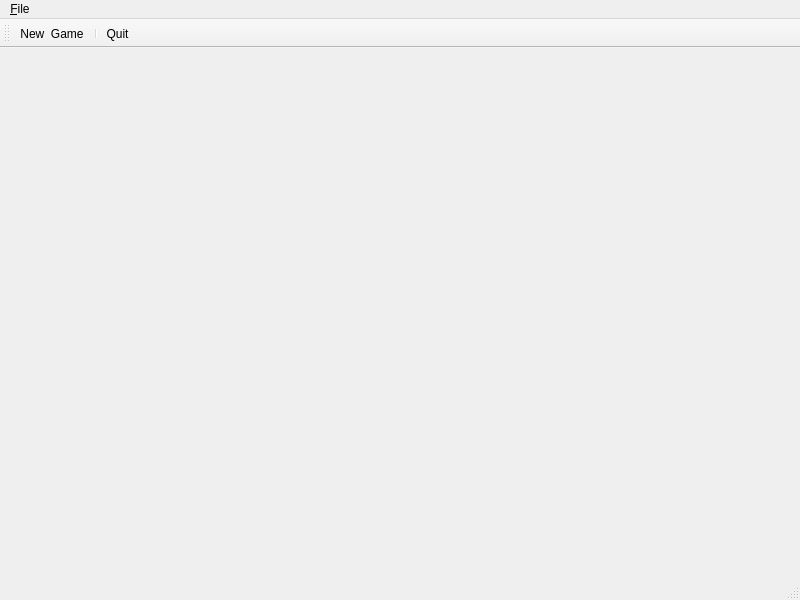
<?xml version="1.0" encoding="UTF-8"?>
<ui version="4.0">
 <class>MainWindow</class>
 <widget class="QMainWindow" name="MainWindow">
  <property name="geometry">
   <rect>
    <x>0</x>
    <y>0</y>
    <width>800</width>
    <height>600</height>
   </rect>
  </property>
  <property name="windowTitle">
   <string>MainWindow</string>
  </property>
  <widget class="QWidget" name="centralwidget">
   <widget class="QLabel" name="player1">
    <property name="geometry">
     <rect>
      <x>40</x>
      <y>30</y>
      <width>121</width>
      <height>31</height>
     </rect>
    </property>
    <property name="text">
     <string/>
    </property>
   </widget>
   <widget class="QLabel" name="player2">
    <property name="geometry">
     <rect>
      <x>40</x>
      <y>470</y>
      <width>91</width>
      <height>31</height>
     </rect>
    </property>
    <property name="text">
     <string/>
    </property>
   </widget>
   <widget class="tictactoe" name="gameBoard" native="true">
    <property name="geometry">
     <rect>
      <x>70</x>
      <y>70</y>
      <width>601</width>
      <height>371</height>
     </rect>
    </property>
   </widget>
  </widget>
  <widget class="QMenuBar" name="menubar">
   <property name="geometry">
    <rect>
     <x>0</x>
     <y>0</y>
     <width>800</width>
     <height>21</height>
    </rect>
   </property>
   <widget class="QMenu" name="menu_File">
    <property name="title">
     <string>&amp;File</string>
    </property>
    <addaction name="actionNew_Game"/>
    <addaction name="separator"/>
    <addaction name="actionQuit"/>
   </widget>
   <addaction name="menu_File"/>
  </widget>
  <widget class="QStatusBar" name="statusbar"/>
  <widget class="QToolBar" name="toolBar">
   <property name="windowTitle">
    <string>toolBar</string>
   </property>
   <attribute name="toolBarArea">
    <enum>TopToolBarArea</enum>
   </attribute>
   <attribute name="toolBarBreak">
    <bool>false</bool>
   </attribute>
   <addaction name="actionNew_Game"/>
   <addaction name="separator"/>
   <addaction name="actionQuit"/>
  </widget>
  <action name="actionNew_Game">
   <property name="icon">
    <iconset resource="resources.qrc">
     <normaloff>:/tic_icon.png</normaloff>:/tic_icon.png</iconset>
   </property>
   <property name="text">
    <string>New  Game</string>
   </property>
   <property name="toolTip">
    <string>Start new game</string>
   </property>
   <property name="shortcut">
    <string>Ctrl+N</string>
   </property>
  </action>
  <action name="actionQuit">
   <property name="icon">
    <iconset resource="resources.qrc">
     <normaloff>:/close.png</normaloff>:/close.png</iconset>
   </property>
   <property name="text">
    <string>Quit</string>
   </property>
   <property name="toolTip">
    <string>Exit the program</string>
   </property>
   <property name="shortcut">
    <string>Ctrl+Q</string>
   </property>
  </action>
  <action name="actionPlay_with_AI">
   <property name="text">
    <string>Play with AI</string>
   </property>
  </action>
 </widget>
 <customwidgets>
  <customwidget>
   <class>tictactoe</class>
   <extends>QWidget</extends>
   <header>tictactoe.h</header>
   <container>1</container>
  </customwidget>
 </customwidgets>
 <resources>
  <include location="resources.qrc"/>
 </resources>
 <connections/>
</ui>
